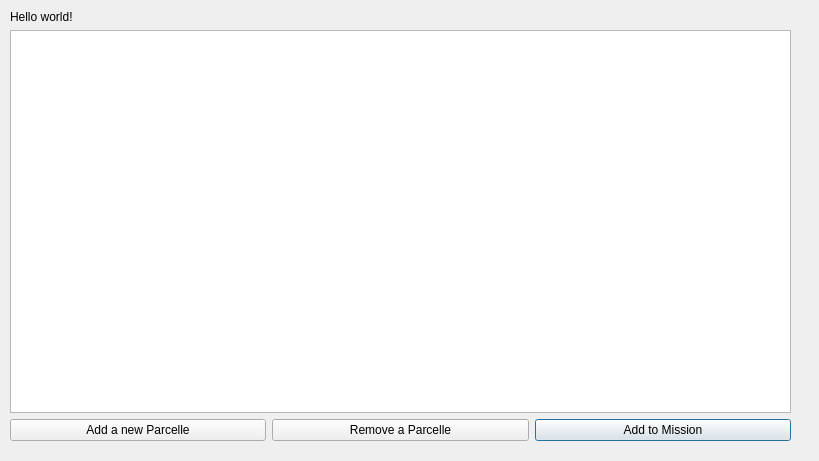
<?xml version="1.0" encoding="UTF-8"?>
<ui version="4.0">
 <class>ParcelleManager</class>
 <widget class="QDialog" name="ParcelleManager">
  <property name="geometry">
   <rect>
    <x>0</x>
    <y>0</y>
    <width>819</width>
    <height>461</height>
   </rect>
  </property>
  <property name="windowTitle">
   <string>Dialog</string>
  </property>
  <widget class="QWidget" name="gridLayoutWidget">
   <property name="geometry">
    <rect>
     <x>10</x>
     <y>10</y>
     <width>781</width>
     <height>431</height>
    </rect>
   </property>
   <layout class="QGridLayout" name="main_grid">
    <item row="2" column="2">
     <widget class="QPushButton" name="mission_B">
      <property name="text">
       <string>Add to Mission</string>
      </property>
     </widget>
    </item>
    <item row="2" column="1">
     <widget class="QPushButton" name="ok_B">
      <property name="text">
       <string>Remove a Parcelle</string>
      </property>
     </widget>
    </item>
    <item row="2" column="0">
     <widget class="QPushButton" name="add_B">
      <property name="text">
       <string>Add a new Parcelle</string>
      </property>
     </widget>
    </item>
    <item row="1" column="0" colspan="3">
     <widget class="QTableWidget" name="DBwidget"/>
    </item>
    <item row="0" column="0">
     <widget class="QLabel" name="label">
      <property name="text">
       <string>Hello world!</string>
      </property>
     </widget>
    </item>
   </layout>
  </widget>
 </widget>
 <resources/>
 <connections/>
</ui>
